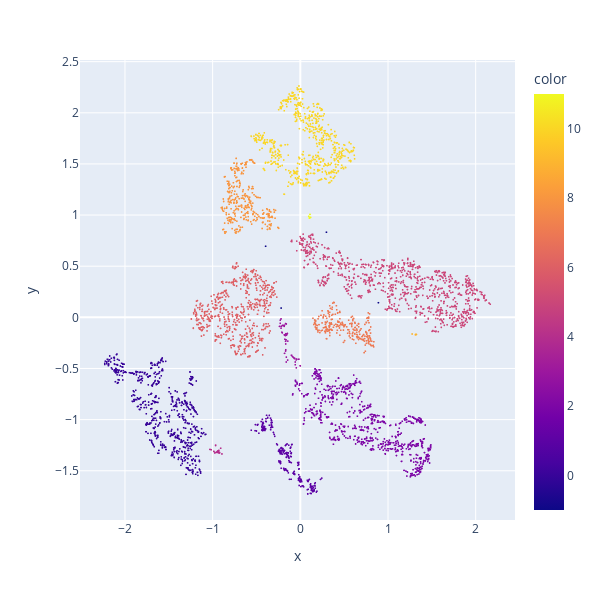

The cell this chart's notebook holds for it:
### Code cell
proj = TSNE(
    perplexity=50,
    learning_rate="auto",
    init="pca",
)
cluster = DBSCAN(eps=0.1)
plot_proj(daily_train_features_sel, d=2, proj=proj, cluster=cluster, marker_size=2)

### Figure 1 — Plotly figure (JSON) as saved in the notebook; plotly's stock layout.template omitted (floating-point values rounded to 4 significant figures; data arrays with more than 128 entries replaced by an {"elided": "..."} marker saying what was removed)
{"data": [{"customdata": {"elided": "4227x1 int values"}, "hovertemplate": "x=%{x}<br>y=%{y}<br>id=%{customdata[0]}<br>color=%{marker.color}<extra></extra>", "legendgroup": "", "marker": {"color": {"elided": "4227 int values"}, "coloraxis": "coloraxis", "size": 2, "symbol": "circle"}, "mode": "markers", "name": "", "showlegend": false, "type": "scattergl", "x": {"elided": "4227 float values"}, "xaxis": "x", "y": {"elided": "4227 float values"}, "yaxis": "y"}], "layout": {"coloraxis": {"colorbar": {"title": {"text": "color"}}, "colorscale": [[0, "#0d0887"], [0.1111, "#46039f"], [0.2222, "#7201a8"], [0.3333, "#9c179e"], [0.4444, "#bd3786"], [0.5556, "#d8576b"], [0.6667, "#ed7953"], [0.7778, "#fb9f3a"], [0.8889, "#fdca26"], [1, "#f0f921"]]}, "height": 600, "legend": {"tracegroupgap": 0}, "margin": {"t": 60}, "width": 600, "xaxis": {"anchor": "y", "autorange": true, "domain": [0, 1], "range": [-2.513, 2.449], "title": {"text": "x"}, "type": "linear"}, "yaxis": {"anchor": "x", "autorange": true, "domain": [0, 1], "range": [-1.982, 2.516], "title": {"text": "y"}, "type": "linear"}}}
